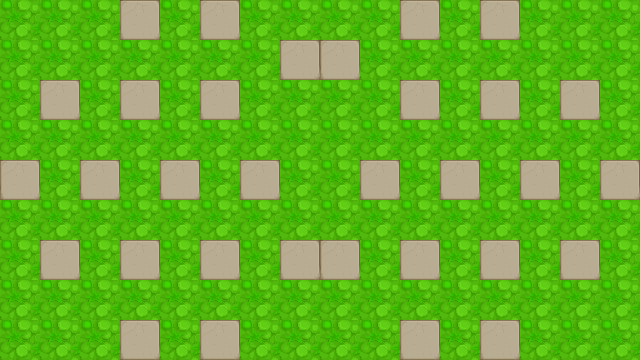

This game map was drawn from its Tiled (.tmx) file and the tilesets committed beside it. A one-line description and the trimmed map source follow:
An orthogonal 16x9 tile map with 40x40 px tiles, 1 tile layer (bg_layer).

<map version="1.0" orientation="orthogonal" renderorder="right-down" width="16" height="9" tilewidth="40" tileheight="40">
 <tileset firstgid="1" name="pnl" tilewidth="40" tileheight="40">
  <image source="map_plaza_tile2.png" width="480" height="40" />
  <tile id="1">
   <properties>
    <property name="moveable" value="true" />
   </properties>
  </tile>
  <tile id="2">
   <properties>
    <property name="moveable" value="true" />
   </properties>
  </tile>
  <tile id="4">
   <properties>
    <property name="moveable" value="false" />
   </properties>
  </tile>
 </tileset>
 <layer name="bg_layer" width="16" height="9">
  <data>[144 cells, 144 non-empty, 2 distinct tile ids]</data>
 </layer>
</map>